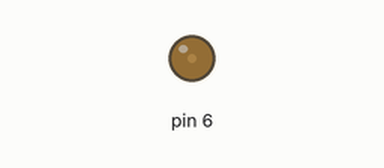
Bench run of a sketch on a simulated Arduino Uno, built with avr-gcc and run on an emulated ATmega328P. Shown: output pins drawn as LEDs (lit = HIGH).

Above: at 0.1 s.
At 0.6 s:
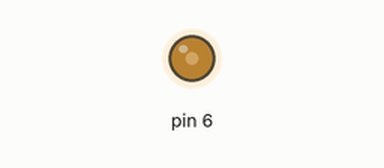
At 1.1 s:
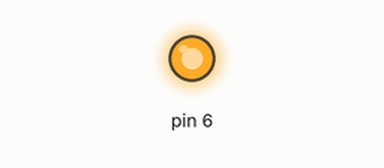
Timing chart, 0 to 2.6 s (numbered marks = the images above):
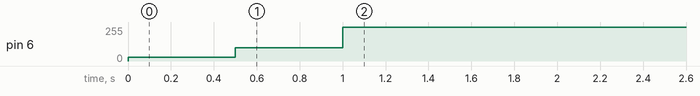

The sketch:

a03_led_pwm.ino
```cpp
/** LED PWM
 * 3. LED의 밝기를 변경해서 보여주세요.
 */

void setup() {
  analogWrite(6, 30);
  delay(500);
  analogWrite(6, 100);
  delay(500);
  analogWrite(6, 255);
  delay(500);
}

void loop() {
}
```
